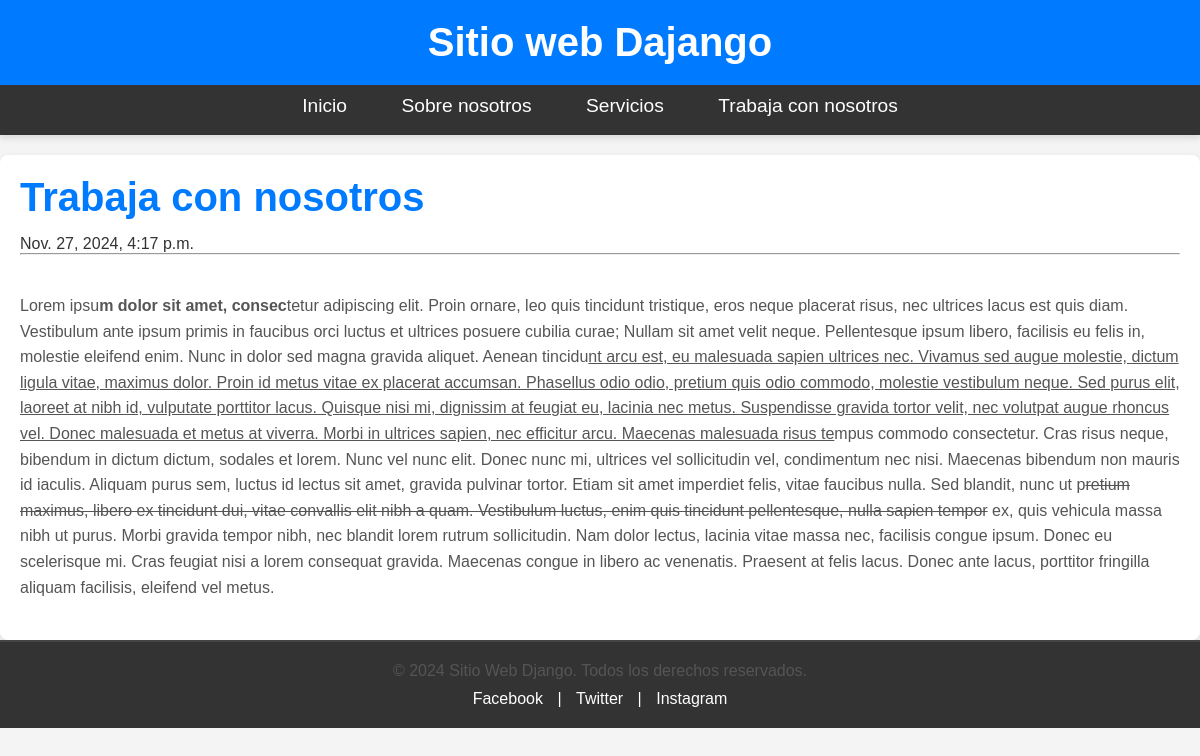
Screenshot of /pagina/trabaja-con-nosotros/ with the database file from the repository.
### pages/models.py (models this page shows, shortened)
class Page(models.Model):
    title = models.CharField(max_length=50, verbose_name='Titulo')
    content = RichTextField(verbose_name='Contenido')
    slug =  models.CharField(unique=True, max_length=150, verbose_name='URL Amigable')
    visible = models.BooleanField(verbose_name='Visible')
    created_at = models.DateTimeField(auto_now_add=True)
    updated_at = models.DateTimeField(auto_now=True)
    class Meta:
        verbose_name = 'Pagina'
        verbose_name_plural = 'Paginas'

### pages/views.py (the view)
# urls.py: path('pagina/<str:slug>/', pages_views.page, name="pagina"),
def page(request, slug):
    try:
        page = Page.objects.get(slug=slug, visible=True)
        return render(request, 'pages/page.html', {
            "page": page,
        })
    except Page.DoesNotExist:
        return render(request, 'pages/404.html', status=404)

### pages/context_processors.py (called while the page is built)
def get_pages(request):
    pages = Page.objects.filter(visible=True).values_list('id', 'title', 'slug')
    return {
        'pages': pages
    }

### pages/templates/pages/page.html (shortened to what this page needs)
{% extends 'layouts/layout.html' %}
{% block content %}
    <h1>{{ page.title }}</h1>
    <span>{{ page.created_at }}</span>
    <hr>
    <br>
    <p>{{ page.content|safe }}</p>
{% endblock content %}

### mainapp/templates/layouts/layout.html (shortened to what this page needs)
<!DOCTYPE html>
<html>
    <head>
        {% load static %}
        <link rel="stylesheet" href="{% static 'css/styles.css' %}" />
    </head>
    <body>
        <header>
            <h1>Sitio web Dajango</h1>
        </header>
        <nav>
            <ul>
                <li>
                    <a href="{% url 'index' %}">Inicio</a>
                </li>
                {% for page in pages %}
                    <li>
                        <a href="{% url 'pagina' slug=page.2 %}">{{ page.1 }}</a>
                    </li>
                {% endfor %}
            </ul>
        </nav>
        <div id="content">
            {% block content %}{% endblock content %}
        </div>
        <footer id="footer">
            <div class="footer-content">
                <p>&copy; 2024 Sitio Web Django. Todos los derechos reservados.</p>
                <div class="social-media">
                    <a href="#" target="_blank" title="Facebook">Facebook</a> |
                    <a href="#" target="_blank" title="Twitter">Twitter</a> |
                    <a href="#" target="_blank" title="Instagram">Instagram</a>
                </div>
            </div>
        </footer>
    </body>
</html>

### mainapp/static/css/styles.css (style rules this page uses)
*, *::before, *::after { margin: 0; padding: 0; box-sizing: border-box; }
body { font-family: 'Arial', sans-serif; margin: 0; padding: 0; background-color: #f4f4f4; color: #333; }
header { background-color: #007bff; color: white; padding: 20px; text-align: center; }
header h1 { margin: 0; font-size: 2.5em; }
nav { background-color: #333; padding: 10px 0; }
nav ul { list-style: none; margin: 0; padding: 0; text-align: center; }
nav ul li { display: inline-block; margin-right: 20px; }
nav ul li:last-child { margin-right: 0; }
nav ul li a { color: white; text-decoration: none; font-size: 1.2em; padding: 8px 15px; transition: background-color 0.3s ease; }
header, nav { box-shadow: 0 4px 6px rgba(0, 0, 0, 0.1); }
p { margin-bottom: 1em; color: #555; }
ul, ol { margin-left: 1.5em; margin-bottom: 1em; }
li { margin-bottom: 0.5em; }
a { color: #007bff; text-decoration: none; }
header h1 { font-size: 2.5em; }
#content { background-color: #ffffff; color: #333333; padding: 20px; margin-top: 20px; border-radius: 8px; box-shadow: 0px 4px 10px rgba(0, 0, 0, 0.1); max-width: 1200px; margin-left: auto; margin-right: auto; }
#content h1, #content h2, #content h3 { color: #007bff; font-family: 'Arial', sans-serif; margin-bottom: 15px; }
#content h1 { font-size: 2.5em; }
#content p { line-height: 1.6; margin-bottom: 20px; font-size: 16px; }
#footer { background-color: #333; color: white; padding: 20px 0; text-align: center; position: relative; bottom: 0; width: 100%; }
#footer .footer-content { max-width: 1200px; margin: 0 auto; padding: 0 20px; }
#footer p { font-size: 1em; margin-bottom: 10px; }
#footer .social-media a { color: white; text-decoration: none; padding: 0 10px; }
#footer { border-top: 2px solid #444; }

### rows the page displays
Page: title "Sobre nosotros"
Page: title "Servicios"
Page: title "Trabaja con nosotros", created_at "Nov. 27, 2024, 4:17 p.m.", content "Lorem ipsu m dolor sit amet, consec tetur adipiscing elit. Proin ornare, leo quis tincidunt tristique, eros neque placerat risus, nec ultrices lacus est quis diam. Vestibulum ante ipsum primis in faucibus orci luctus et ultrices posuere cubilia curae; Nullam sit amet velit neque. Pellentesque ipsum libero, facilisis eu felis in, molestie eleifend enim. Nunc in dolor sed magna gravida aliquet. Aenean tincidu nt arcu est, eu malesuada sapien ultrices nec. Vivamus sed augue molestie, dictum ligula vitae, maximus dolor. Proin id metus vitae ex placerat accumsan. Phasellus odio odio, pretium quis odio commodo, molestie vestibulum neque. Sed purus elit, laoreet at nibh id, vulputate porttitor…"
